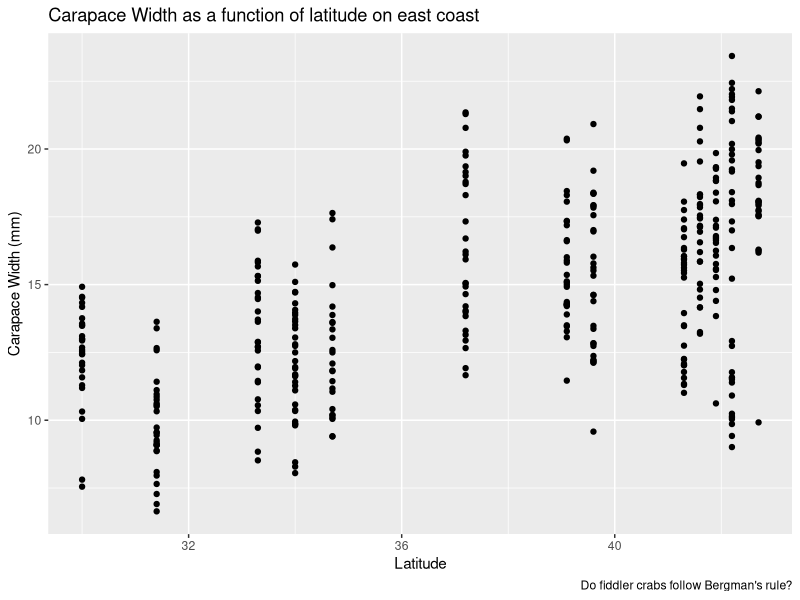

Write R code to recreate this figure.
## ---- chunk 1
knitr::opts_chunk$set(echo = TRUE)
library(tidyverse)
library(here)
## ---- chunk 2
crabs <- read_csv(here("data", "HTL-MAR-FiddlerCrabBodySize (1).csv"))
## ---- chunk 3
#Create a plot of fiddler crab carapace widths observed at the different latitudes
#Finalize your figure, include a title and updated axis labels, add alt-text, and add a figure caption (you #can either do this in the code chunk options or just in plain markdown text below your figure). Update code chunk options so that only your finalized graph and figure caption show up in your knitted report (i.e., no code should show up, or you can use code folding)
#Push your updates

crab_plot <- ggplot(data = crabs, aes(x = Latitude, y = carapace_width)) +
  geom_point() +
  labs(x = "Latitude",
       y = "Carapace Width (mm)",
       title = "Carapace Width as a function of latitude on east coast",
       caption = "Do fiddler crabs follow Bergman's rule?")

crab_plot


